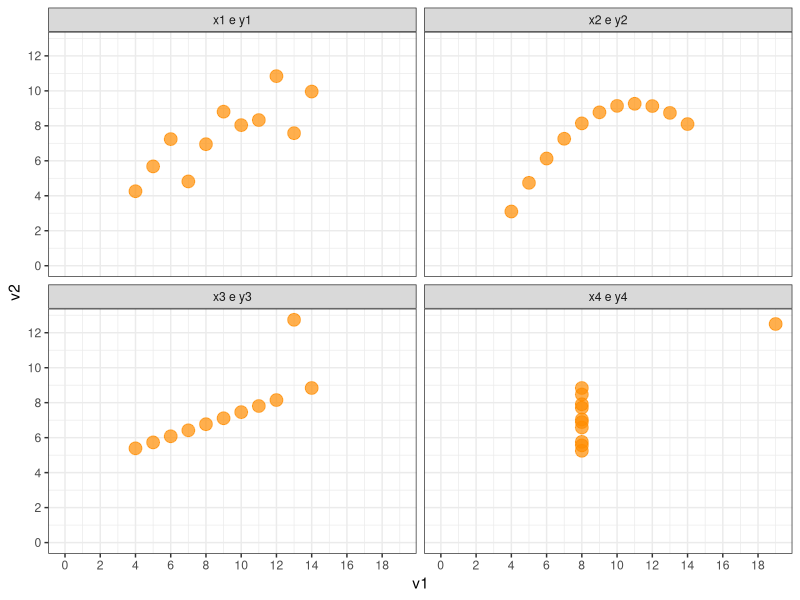
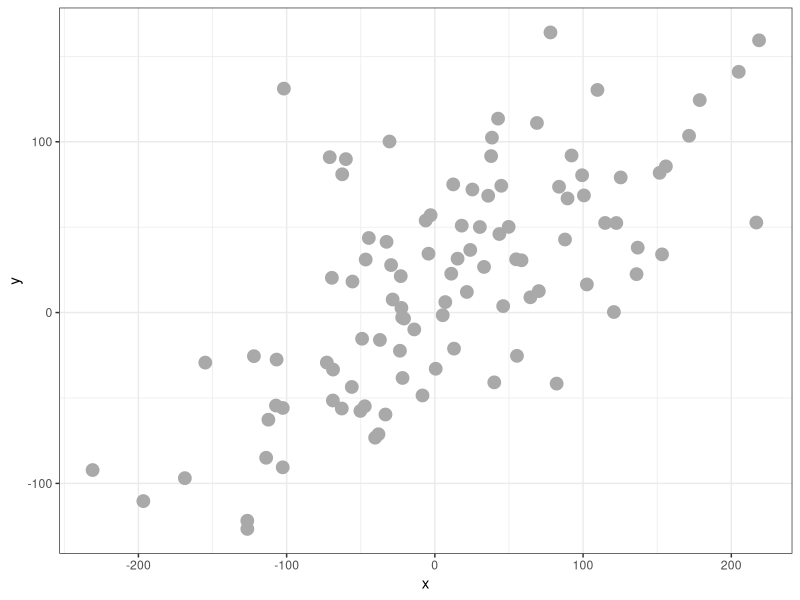
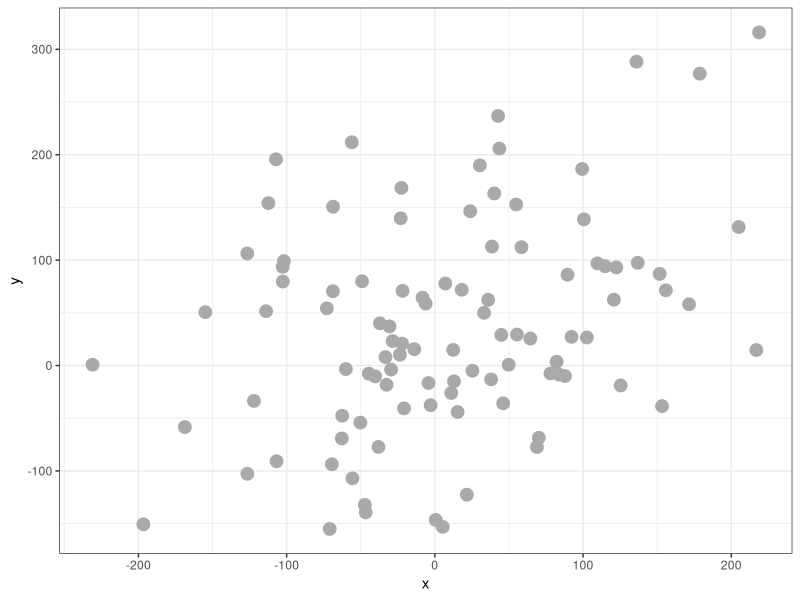
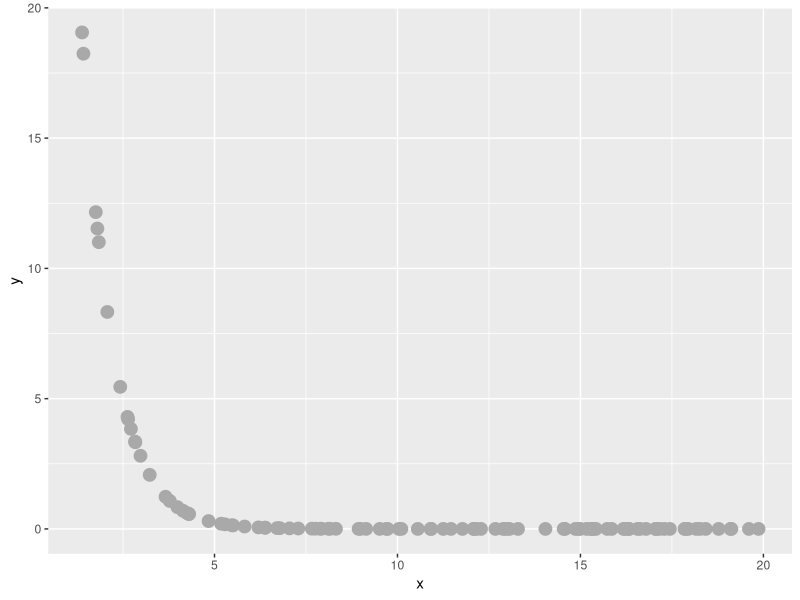
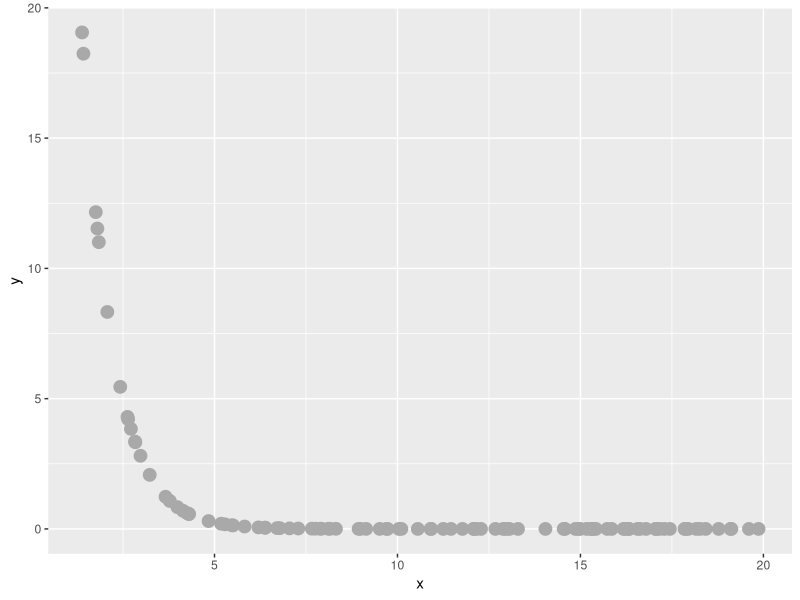
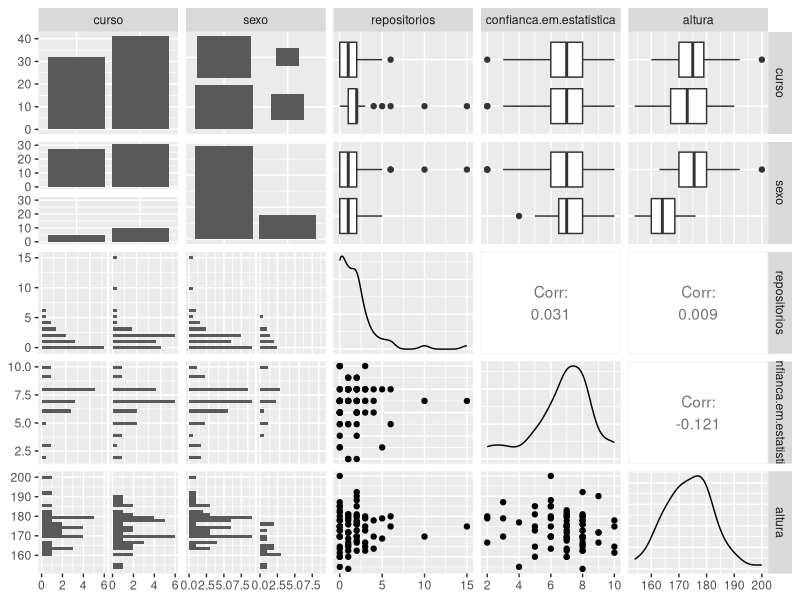
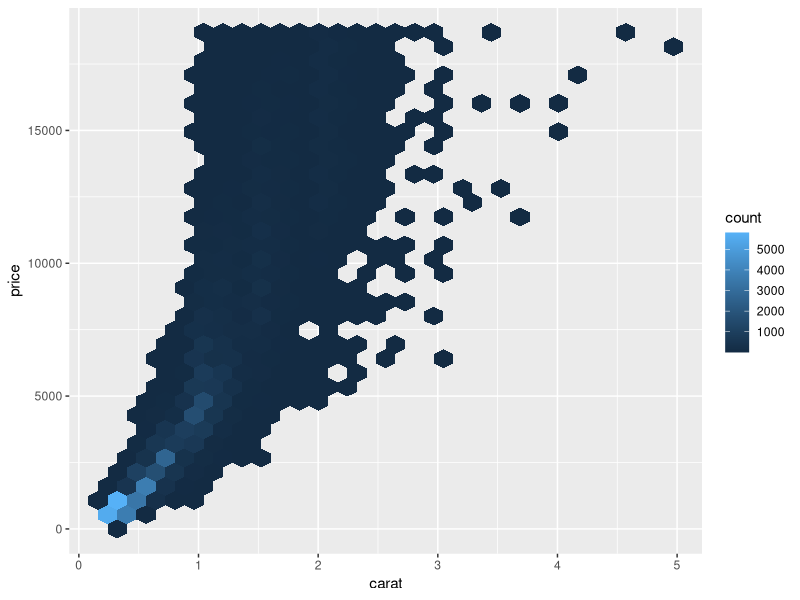
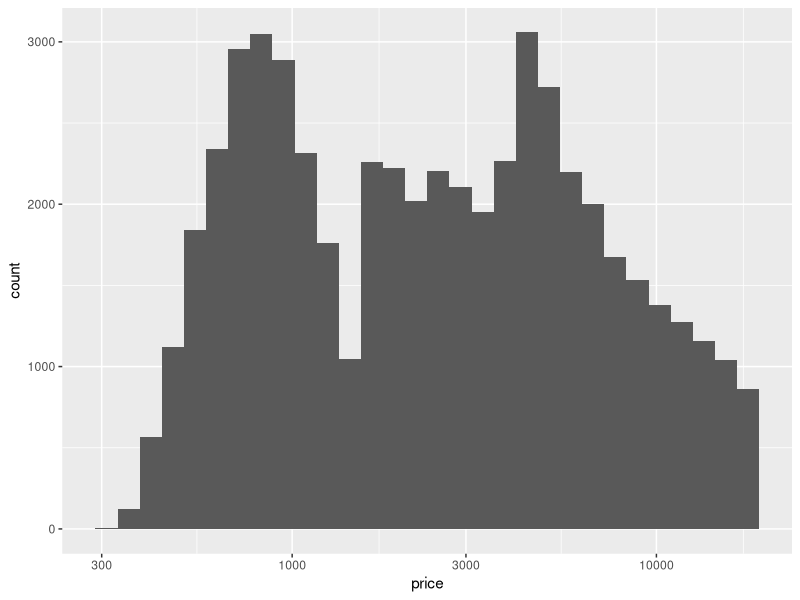

The R source for these figures, in order:
## ---- chunk 1
library(tidyverse)
library(GGally)
library(reshape)
## ---- chunk 2
summary(anscombe)

# um pouco de rearrumação primeiro. 
# (para entender melhor, você pode procurar sobre dados em formato
# wide ou long no R)
t1 <- melt(select(anscombe, 1:4), id = c())
t2 <- melt(select(anscombe, 5:8), id = c())
names(t2) <- c("v2", "value2")
dados <- data.frame(vars = paste(t1$variable, "e", t2$v2), 
               v1 = t1$value, 
               v2 = t2$value2)
## ---- chunk 3
dados %>% 
  group_by(vars) %>% 
  summarise(correlacao = cor(v1, v2, method = "pearson"))
## ---- chunk 4
ggplot(dados, aes(v1, v2)) + 
  geom_point(color = "darkorange", size = 4, alpha = 0.7) + 
  theme_bw() + 
  scale_x_continuous(breaks = seq(0, 20, 2)) + 
  scale_y_continuous(breaks = seq(0, 12, 2)) + 
  expand_limits(x = 0, y = 0) + 
  facet_wrap(~ vars)
## ---- chunk 5
dados %>% 
  group_by(vars) %>% 
  summarise(pearson = cor(v1, v2, method = "pearson"), 
            spearman = cor(v1, v2, method = "spearman"),
            kendall = cor(v1, v2, method = "kendall"))
## ---- chunk 6
set.seed(123)
x <- rnorm(100) * 100
tamanho_do_erro <- 50
y <- 0.5 * x + rnorm(100) * tamanho_do_erro + 20

df <- data.frame(x = x, 
                 y = y)

ggplot(df, aes(x = x, y = y)) + 
  geom_point(colour = "darkgrey", size = 4) + 
  theme_bw()

cor(df$x, df$y, method = "pearson")

# Dobro de erro em torno de uma função linear f(x)
df$y <- 0.5 * x + rnorm(100) * tamanho_do_erro * 2 + 20

ggplot(df, aes(x = x, y = y)) + 
  geom_point(colour = "darkgrey", size = 4) + 
  theme_bw()
cor(df$x, df$y, method = "pearson")
## ---- chunk 7
n = 100
df <- data.frame(x = runif(n, min= 1, max = 20))
df$y = 100 * exp(-1.2 * df$x) #+ rnorm(n, mean = 0.05, sd = 1)

ggplot(df, aes(x = x, y = y)) + 
  geom_point(colour = "darkgrey", size = 4) 

ggplot(df, aes(x = x, y = y)) + 
  geom_point(colour = "darkgrey", size = 4) # + scale_y_log10()  

# tente descomentando o scale_y_log10 acima e veja o que acontece
  
cor(df$x, df$y)
cor(df$x, df$y, method = "spearman")
cor(df$x, df$y, method = "kendall")
## ---- chunk 8
dados <- read.csv("dados//Dados de alunos para as aulas de FPCC-report.csv")
dados <- dados %>% select(2, 3, 5, 7, 9) %>% filter(complete.cases(dados))
names(dados) <- c("curso", "sexo", "repositorios", "confianca.em.estatistica", 
                  "altura")

str(dados)

ggpairs(dados)
## ---- chunk 9
names(diamonds)

ggplot(diamonds, aes(x = carat, y = price)) + 
  geom_hex()

ggplot(diamonds, aes(x = price)) + 
  geom_histogram() + 
  scale_x_log10()

ggpairs(dados)
